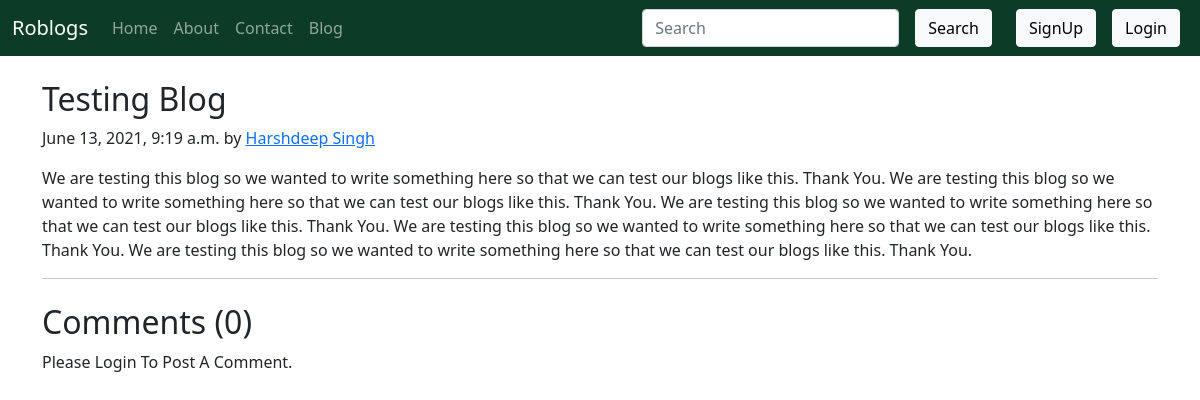
Page /blog/test-1 on the earlier database version.
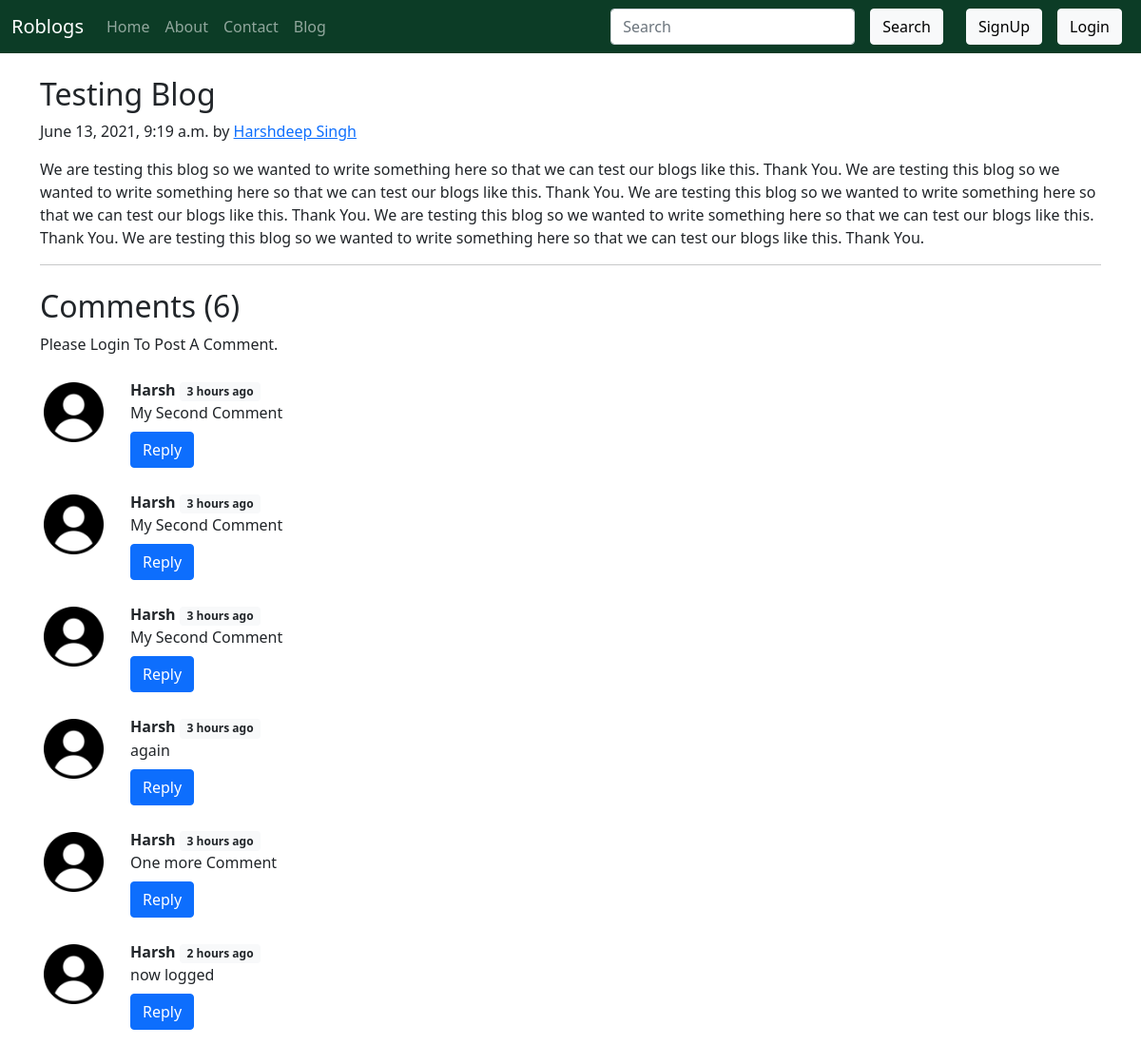
Same page on the later database version.
### Blog/models.py (models this page shows, shortened)
class Post(models.Model):
    sno = models.AutoField(primary_key=True)
    title = models.CharField(max_length=255)
    category = models.CharField(max_length=255, default='Interesting')
    content = models.TextField()
    slug = models.CharField(max_length=130, default='slug')
    author = models.CharField(max_length=100)
    timeStamp = models.DateTimeField(blank=True)

class BlogComment(models.Model):
    sno = models.AutoField(primary_key=True)
    comment = models.TextField()
    user = models.ForeignKey(User, on_delete=models.CASCADE)
    post = models.ForeignKey(Post, on_delete=models.CASCADE)
    parent = models.ForeignKey('self', on_delete=models.CASCADE, null=True)
    timestamp = models.DateTimeField(default=now)

### Blog/views.py (the view)
# urls.py: path('<str:slug>', views.blogPost, name="blogPost"),
def blogPost(request, slug):
    post=Post.objects.filter(slug=slug).first()
    comments= BlogComment.objects.filter(post=post, parent=None)
    replies= BlogComment.objects.filter(post=post).exclude(parent=None)
    replyDict={}
    for reply in replies:
        if reply.parent.sno not in replyDict.keys():
            replyDict[reply.parent.sno]=[reply]
        else:
            replyDict[reply.parent.sno].append(reply)
    context={'post':post, 'comments': comments, 'user': request.user, 'replyDict': replyDict}
    return render(request, "blog/blogPost.html", context)

### Blog/templatetags/extras.py (called while the page is built)
@register.filter(name='get_val')
def get_val(dict, key):
    return dict.get(key)

### templates/blog/blogPost.html (shortened to what this page needs)
{% extends 'base.html' %}
{% block body %}
<div class="container my-6">
  <article class="blog-post my-4">
    <h2 class="blog-post-title">{{post.title}}</h2>
    <p class="blog-post-meta">{{post.timeStamp}} by <a href="/about">{{post.author}}</a></p>
    <p>{{post.content}}</p>
    <hr>
  </article>
</div>
{% load static %}
{% load humanize %}
{% load extras %}
<div class="container">
  <h2>Comments ({{comments.count}})</h2>
  <div class="my-2">
    {% if user.is_authenticated %}
    <form action="/blog/postComment" method="post">
      {% csrf_token %}
      <div class="form-group my-3 ">
        <div class="row g-2 align-items-center">
          <div class="col-md-11">
            <input type="text" id="comment" name="comment" class="form-control" placeholder="Enter Comment Here">
          </div>
          <div class="col-md-1">
            <button type="submit" class="btn btn-primary">Submit</button>
          </div>
        </div>
        <input type="hidden" name="parentSno" value="">
        <input type="hidden" name="postSno" value="{{post.sno}}">
      </div>
    </form>
    {% else %}
    <p>Please Login To Post A Comment.</p>
    {% endif %}
  </div>
  {% for comment in comments %}
  <div class="row my-3 mt-4">
    <div class="col-md-1">
      <img class="rounded mx-auto d-block w-100 p-1" src="{% static 'profiles/user.png' %}" alt="user">
    </div>
    <div class="col-md-11">
      <b>{{comment.user.username}}</b> <span class="badge bg-light text-dark">{{comment.timestamp|naturaltime}}</span>
      <div>{{comment.comment}}</div>
      <div class="reply mx-0">
        <button class="btn btn-primary mt-2" type="button" data-bs-toggle="collapse"
          data-bs-target="#replyBox{{comment.sno}}" aria-expanded="false" aria-controls="replyBox{{comment.sno}}">
          Reply
        </button>
      </div>
    </div>
  </div>
  {% endfor %}
</div>
{% endblock body %}

### templates/base.html (shortened to what this page needs)
<!doctype html>
<html lang="en">
<head>
    <link href="https://cdn.jsdelivr.net/npm/bootstrap@5.0.1/dist/css/bootstrap.min.css" rel="stylesheet"
>
</head>
<body>
    <nav class="navbar sticky-top navbar-expand-lg navbar-dark bg-navbg">
        <div class="container-fluid">
            <a class="navbar-brand" href="/">Roblogs</a>
            <div class="collapse navbar-collapse" id="navbarSupportedContent">
                <ul class="navbar-nav me-auto mb-2 mb-lg-0">
                    <li class="nav-item">
                        <a class="nav-link {% block homeactive %}{% endblock homeactive %}" aria-current="page"
                            href="/">Home</a>
                    </li>
                    <li class="nav-item">
                        <a class="nav-link {% block aboutactive %}{% endblock aboutactive %}" href="/about/">About</a>
                    </li>
                    <li class="nav-item">
                        <a class="nav-link {% block contactactive %}{% endblock contactactive %}"
                            href="/contact/">Contact</a>
                    </li>
                    <li class="nav-item">
                        <a class="nav-link {% block blogactive %}{% endblock blogactive %}" href="/blog/">Blog</a>
                    </li>
                </ul>
                <form action="/search/" method="get" class="d-flex mx-2">
                    <input class="form-control me-2" type="search" placeholder="Search" aria-label="Search" name="query"
                        id="query">
                    <a href="/search/" <button class="btn btn-light mx-2" type="submit">Search</button></a>
                </form>
                {% if user.is_authenticated %}
                <ul class="navbar-nav mx-2">
                    <li class="nav-item dropdown">
                        <a class="nav-link dropdown-toggle" href="#" id="navbarDropdown" role="button"
                            data-bs-toggle="dropdown" aria-expanded="false">
                            Welcome {{request.user}}
                        </a>
                        <ul class="dropdown-menu" aria-labelledby="navbarDropdown">
                            <li><a class="dropdown-item" href="#">View Profile</a></li>
                            <li><hr class="dropdown-divider"></li>
                            <li><a class="dropdown-item" href="/logout/">Logout</a></li>
                        </ul>
                    </li>
                </ul>
                {% else %}
                <button type="button" class="btn btn-light mx-2" data-bs-toggle="modal" data-bs-target="#singupModal">
                    SignUp
                </button>
                <button type="button" class="btn btn-light mx-2" data-bs-toggle="modal" data-bs-target="#loginModal">
                    Login
                </button>
                {% endif %}
            </div>
        </div>
    </nav>
    {% block body %}{% endblock body %}
</body>
</html>

### templates/base.html (style rules this page uses)
.bg-navbg { background-color: #0c3c26; }

Differences in the rows shown:
added BlogComment: user.username "Harsh", timestamp "3 hours ago", comment "My Second Comment"
added BlogComment: user.username "Harsh", timestamp "3 hours ago", comment "My Second Comment"
added BlogComment: user.username "Harsh", timestamp "3 hours ago", comment "My Second Comment"
added BlogComment: user.username "Harsh", timestamp "3 hours ago", comment "again"
added BlogComment: user.username "Harsh", timestamp "3 hours ago", comment "One more Comment"
added BlogComment: user.username "Harsh", timestamp "2 hours ago", comment "now logged"
Other differences:
{{ comments.count }}: "0" → "6"
